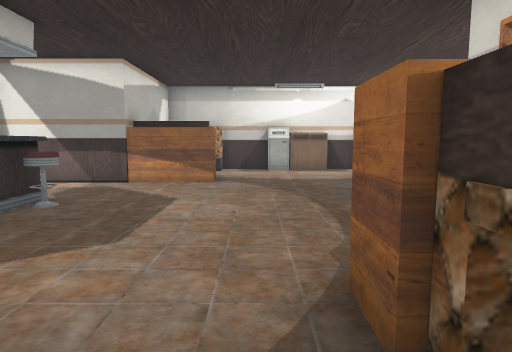
view 1 (above)

24 first-person views from a walk through a scene from a Unity 3-D project. The camera is 1.2 m above the floor, tilts 6° down and sees 75° across. The floor is counted in squares, 1 m on a side. Each view is taken from the middle of a square. On the plan, view 1 faces up. The plan holds only what a view shows up to about 14 squares ahead; the rest is blank. The place goes on beyond the plan. The player is left out. Door leaves are left out, so doorways stand open.

view 2
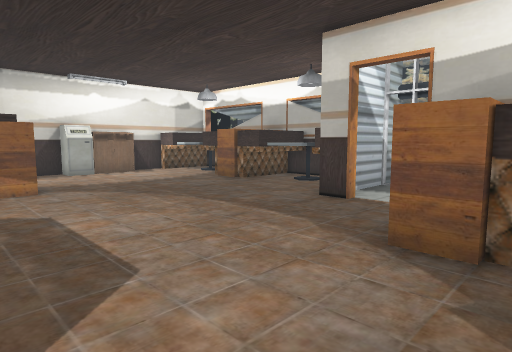

view 3
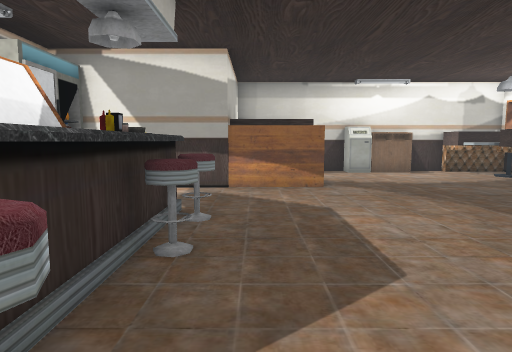

view 4
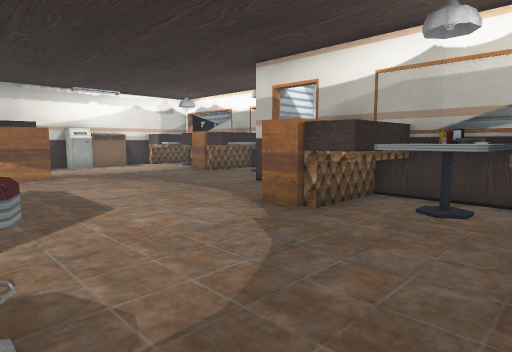

view 5
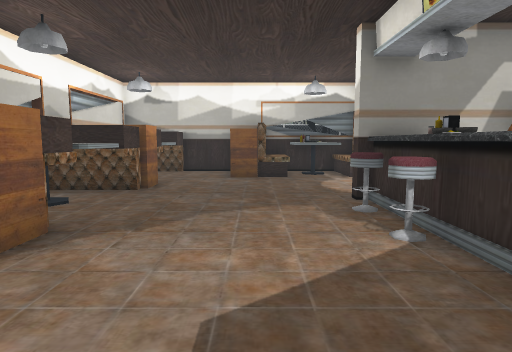

view 6
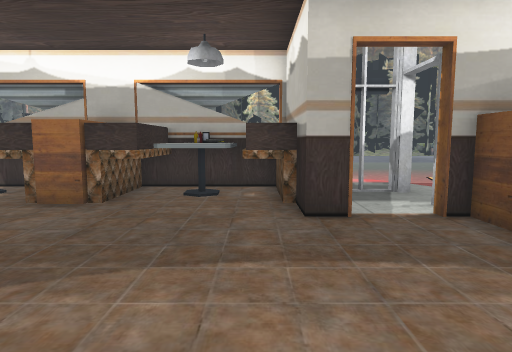

view 7
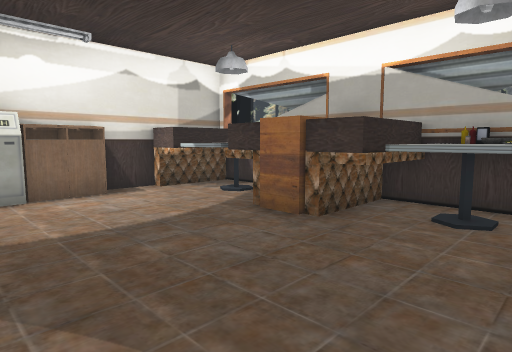

view 8
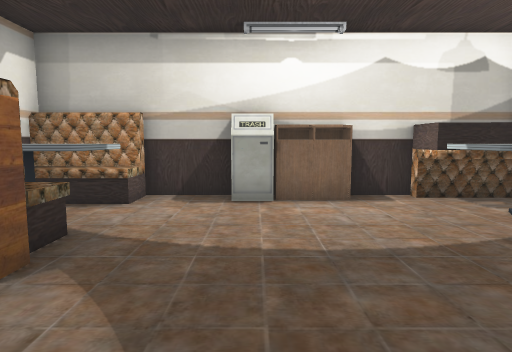

view 9
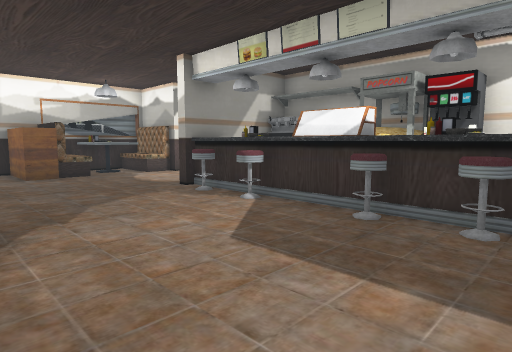

view 10
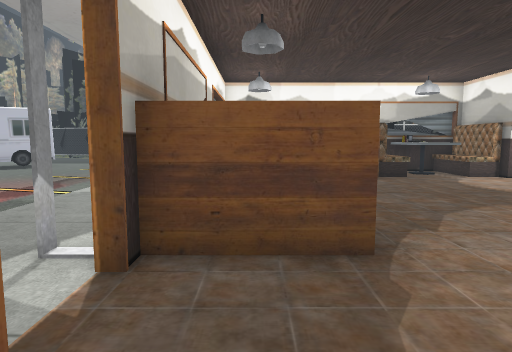

view 11
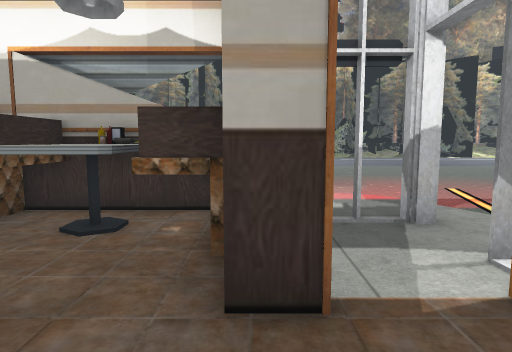

view 12
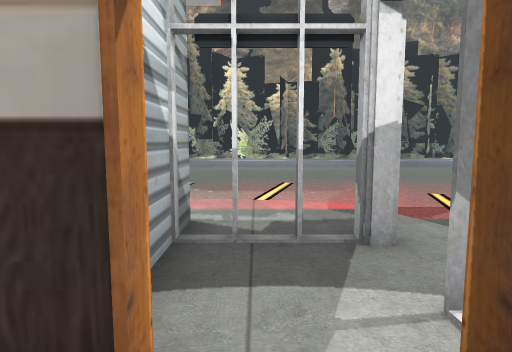

view 13
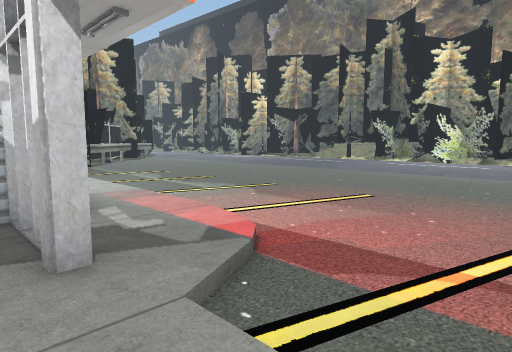

view 14
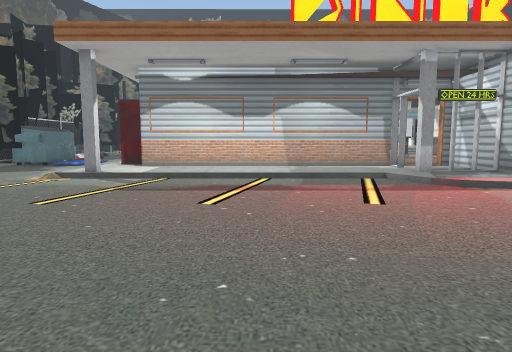

view 15
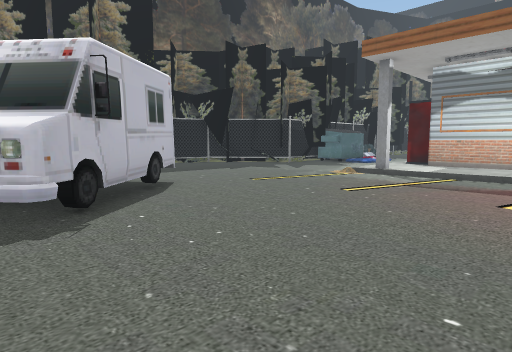

view 16
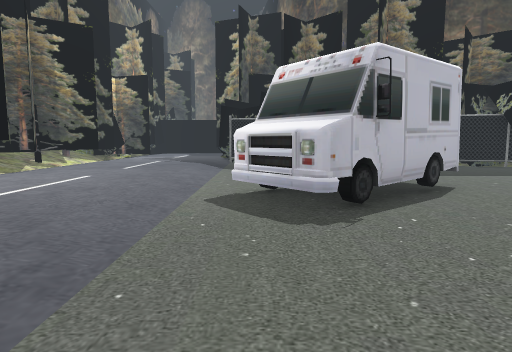

view 17
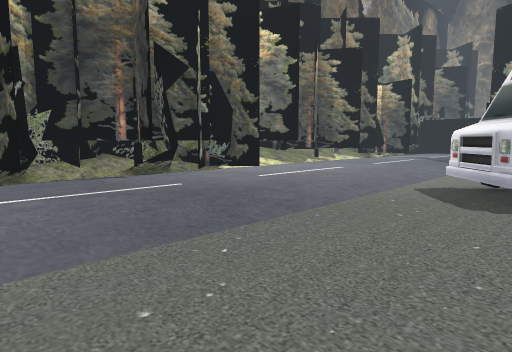

view 18
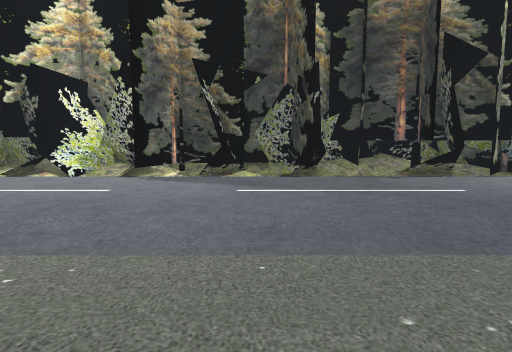

view 19
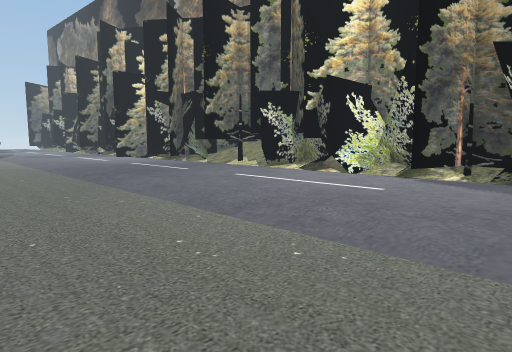

view 20
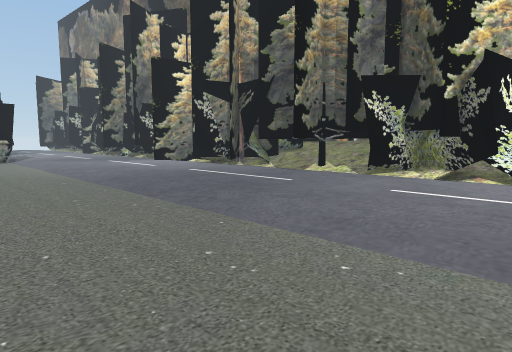

view 21
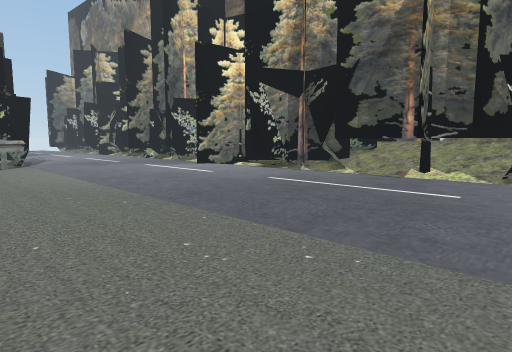

view 22
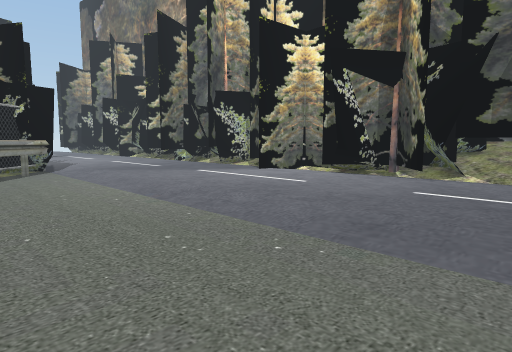

view 23
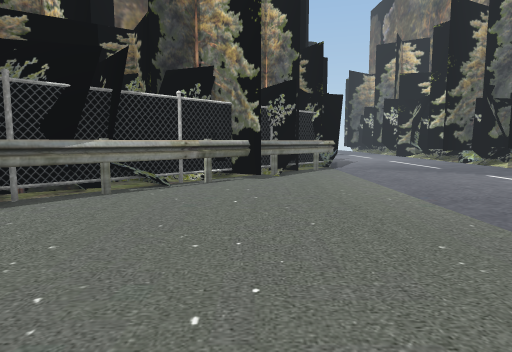

view 24
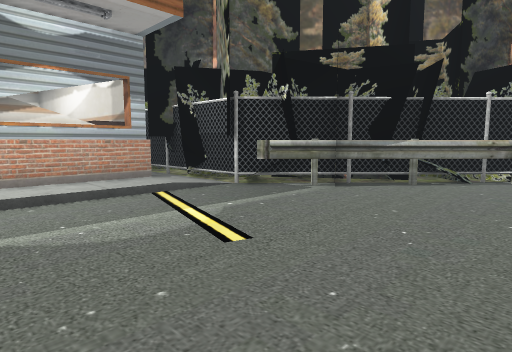

### Floor plan
Key: @ floor where view 1 was taken; # wall or solid block; x gap in a wall; . main floor; - floor 0.25 m lower than the main floor; / step, stairs or slope; ^ raised ledge; O other object.
Columns run from 5 left of view 1 to 29 right of it. Each row starts with its distance up from view 1.
 27                         #..
 26                        ##......
 25                       ##-......#
 24                      ##--......
 23                     ##---......
 22                    ##----......
 21                   ##-----.....####
 20                  ##------.......-#
 19                 ##-------......//
 18                ##--------......##
 17               ##---------.......##
 16         #######----------.......##
 15            .../----------......##
 14  ######^^####./----------.......#
 13  O#O.....#OO#./----------.......#
 12   OO.....#O  ./----------.......#
 11    #......^ #./----------.....###
 10 ####.....####./----------.......##
  9 .........####./----------.......##
  8 .........OOO#./----------.......-#
  7 ^........OOOO./----------.......##
  6 #O.......##O#./----------.......##
  5 #O.......####./----------......./#
  4 ##............/----------.......-#
  3 ##......#..x..-----------.......##
  2 #O....###..../-----------......###
  1 ##....^^#...-------------......./#
  0  O...@OO#...-------------.......##
 -1 ##....OO#...---------- --.......-#
 -2 ......^^#...--------- ---......./#
 -3 ......###...-------------......####
 -4 ......^ #...-------------.......-.#
 -5 #O###.OO ...-------------.......-##
 -6 #OO##.OO#...-------------.....#####
 -7 OOO##.^^#...-------------......## #
 -8 #########..#----------O--......##
 -9         ....---------OO--.......###
-10            /--------# OO-......##
-11         ----------O##  O-......
-12         ---  -----##   --......
-13         --    -----    --......
-14                ---      -.......#
-15               ---       -.......-
-16              ----       -.......#
-17              --         -...... #

Positions as (right, up) in squares from view 1, and headings:
1: (0, 0), facing up
2: (-3, 1), facing up-right
3: (-3, 1), facing up
4: (-4, -2), facing up-right
5: (-2, 6), facing down
6: (-2, 6), facing right
7: (0, 6), facing up-right
8: (1, 7), facing up
9: (1, 7), facing down-left
10: (2, 6), facing down
11: (1, 5), facing right
12: (2, 4), facing right
13: (5, -1), facing up-right
14: (17, -3), facing left
15: (18, -3), facing down-left
16: (18, -3), facing down
17: (16, -1), facing down-right
18: (16, -1), facing right
19: (16, -1), facing up-right
20: (16, 4), facing up-right
21: (16, 8), facing up-right
22: (16, 12), facing up-right
23: (16, 12), facing up
24: (16, 10), facing up-left
